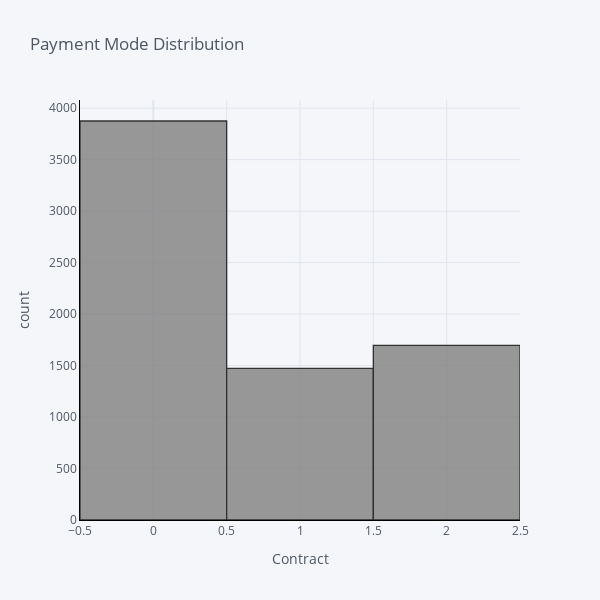

This figure's notebook cell:
### Markdown cell above
## Distribution of Contracts

### Code cell
cf.go_offline()
cf.set_config_file(offline = False, world_readable = True)
df['Contract'].iplot(kind='hist',
                     xTitle='Contract',
                     linecolor='black',
                     yTitle='count',
                     color='grey',
                     size=20,
                     dimensions=(600,600),
                     title='Payment Mode Distribution')

### Figure 1 — Plotly figure (JSON) as saved in the notebook; plotly's stock layout.template omitted (floating-point values rounded to 4 significant figures; data arrays with more than 128 entries replaced by an {"elided": "..."} marker saying what was removed)
{"data": [{"histfunc": "count", "histnorm": "", "marker": {"color": "rgba(128, 128, 128, 1.0)", "line": {"color": "#000000", "width": 1.3}}, "name": "Contract", "opacity": 0.8, "orientation": "v", "type": "histogram", "x": {"elided": "7043 int values"}}], "layout": {"barmode": "overlay", "height": 600, "legend": {"bgcolor": "#F5F6F9", "font": {"color": "#4D5663"}}, "paper_bgcolor": "#F5F6F9", "plot_bgcolor": "#F5F6F9", "title": {"font": {"color": "#4D5663"}, "text": "Payment Mode Distribution"}, "width": 600, "xaxis": {"gridcolor": "#E1E5ED", "linecolor": "black", "showgrid": true, "tickfont": {"color": "#4D5663"}, "title": {"font": {"color": "#4D5663"}, "text": "Contract"}, "zerolinecolor": "#E1E5ED"}, "yaxis": {"gridcolor": "#E1E5ED", "linecolor": "black", "showgrid": true, "tickfont": {"color": "#4D5663"}, "title": {"font": {"color": "#4D5663"}, "text": "count"}, "zerolinecolor": "#E1E5ED"}}}
